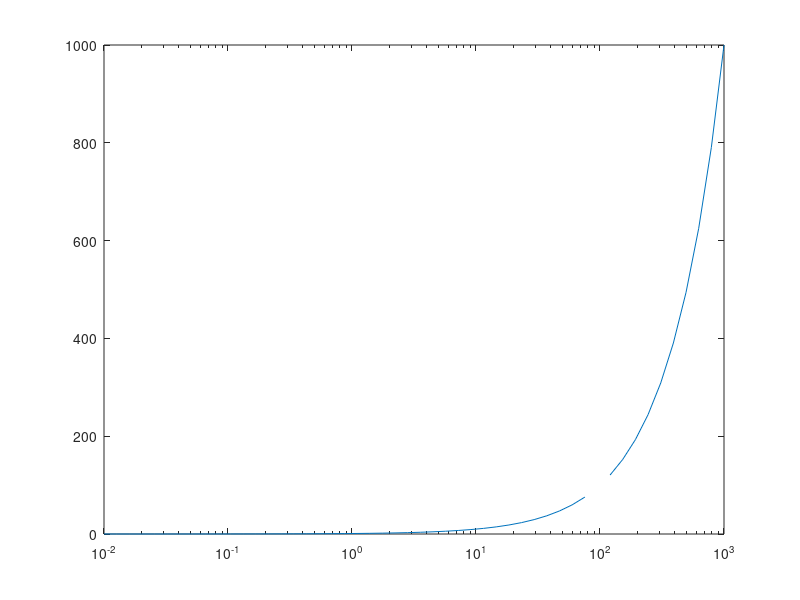

Recreate this plot in MATLAB.
x = logspace(-2,3);
% generate a row vector x of 50 logarithmically spaced points between decades 10^-2 and 10^3
y = x;
% assign x to y
y(40) = NaN;
% replace the fortieth y-coordinate with a NaN value
semilogx(x,y)
% create a linear-log plot of x and y